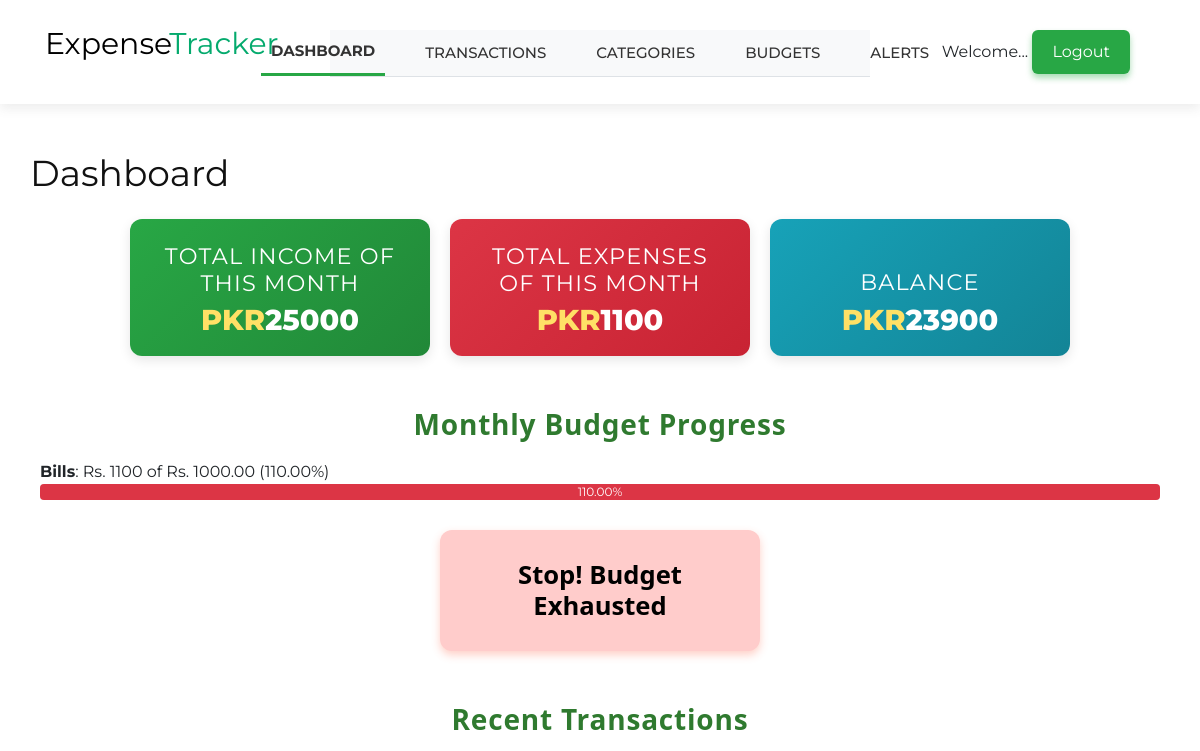
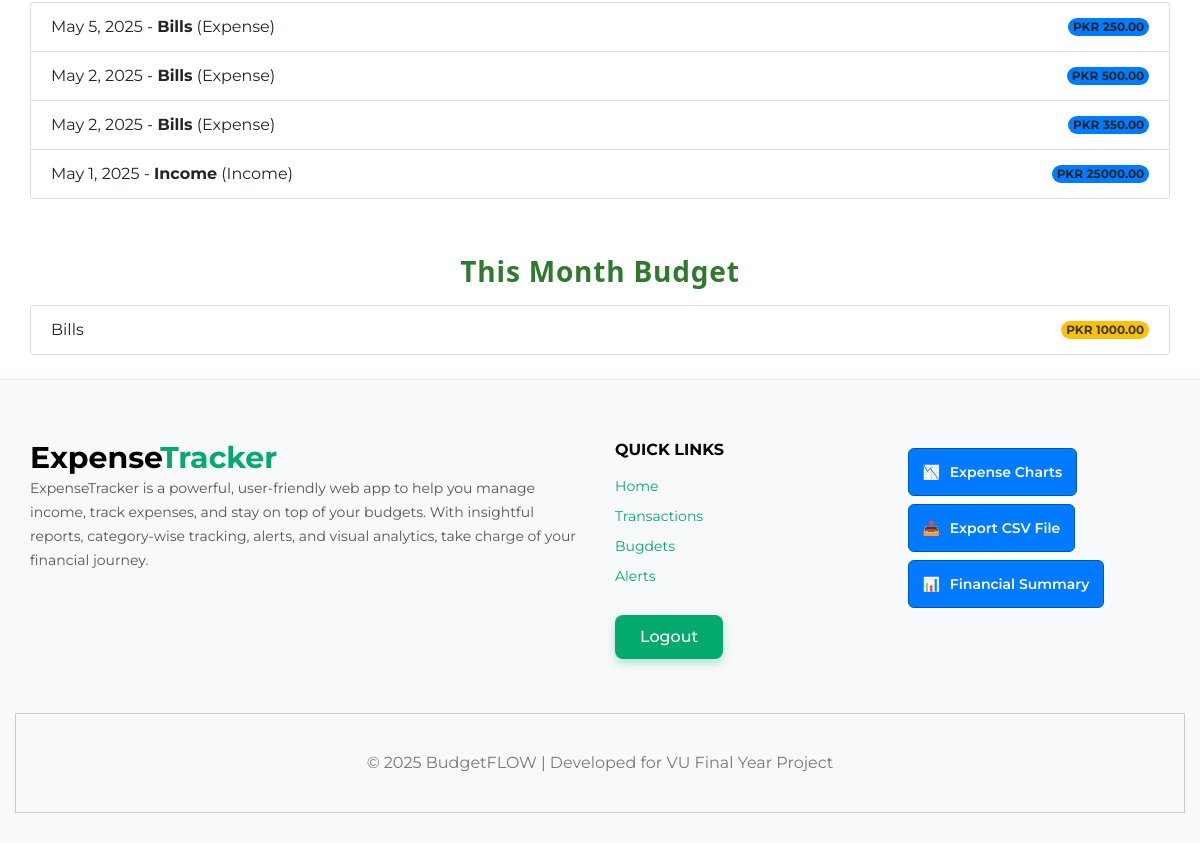
Before: / (signed in) with the older database file (2 pictures, top to bottom).
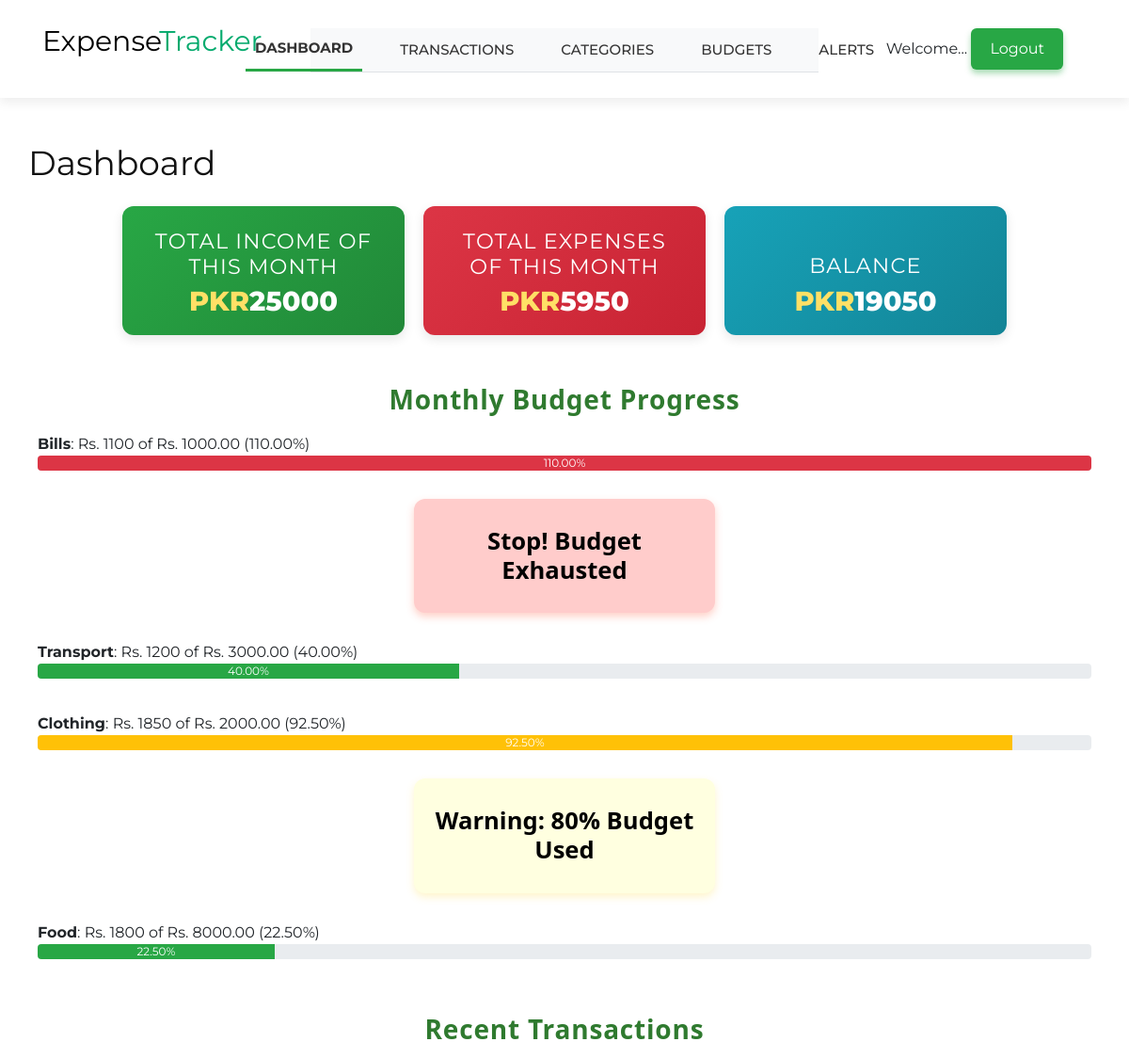
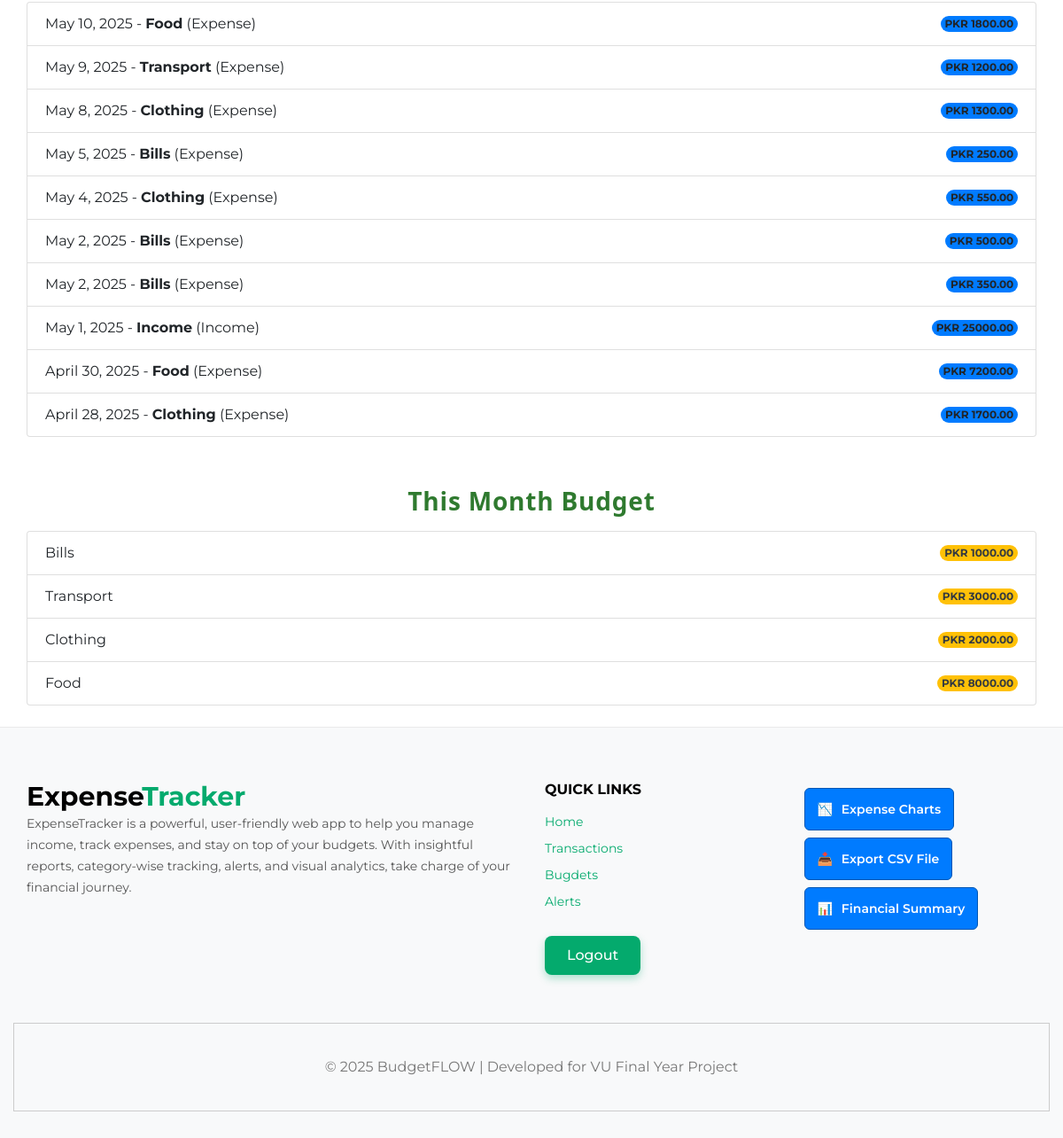
After: the same page with the newer database file (2 pictures, top to bottom).
### BudgetFlow/models.py (models this page shows, shortened)
class Category(models.Model):
    name = models.CharField(max_length=100)

class Budget(models.Model):
    user = models.ForeignKey(User, on_delete=models.CASCADE)
    category = models.ForeignKey(Category, on_delete=models.CASCADE)
    amount = models.DecimalField(max_digits=10, decimal_places=2)
    month = models.PositiveIntegerField()  # 1 = Jan, 12 = Dec
    year = models.PositiveIntegerField()

class Transaction(models.Model):
    TRANSACTION_TYPES = (
        ('Income', 'Income'),
        ('Expense', 'Expense'),
    )
    user = models.ForeignKey(User, on_delete=models.CASCADE)
    type = models.CharField(max_length=10, choices=TRANSACTION_TYPES)
    amount = models.DecimalField(max_digits=10, decimal_places=2)
    category = models.ForeignKey(Category, on_delete=models.SET_NULL, null=True)
    date = models.DateField()
    description = models.TextField(blank=True, null=True)

### BudgetFlow/views.py (the view)
# urls.py: path('', views.home, name="home"),
@login_required(login_url='login')
def home(request):
    user = request.user
    page = 'Home'
    sub_page = 'Dashboard'
    pgTitle = f"{page} | {sub_page}"
    today = date.today()
    current_month = today.month
    current_year = today.year
    full_transactions = Transaction.objects.filter(user=user).order_by('-date')
    transactions = full_transactions[:10]
    monthly_transactions = full_transactions.filter(date__month=current_month, date__year=current_year)
    total_income = monthly_transactions.filter(type='Income').aggregate(Sum('amount'))['amount__sum'] or 0
    total_expense = monthly_transactions.filter(type='Expense').aggregate(Sum('amount'))['amount__sum'] or 0
    balance = total_income - total_expense
    current_month_budgets = Budget.objects.filter(user=user, month=current_month, year=current_year)
    budget_progress = []
    for budget in current_month_budgets:
        spent = Transaction.objects.filter(
            user=user,
            type='Expense',
            category=budget.category,
            date__month=current_month,
            date__year=current_year
        ).aggregate(Sum('amount'))['amount__sum'] or 0
        percent_used = (spent / budget.amount) * 100 if budget.amount else 0
        if percent_used >= 80:
            alert_message = f"Warning: You have used {round(percent_used)}% of your budget for '{budget.category.name}' this month."
            if not Alert.objects.filter(user=user, message=alert_message, is_read=False).exists():
                Alert.objects.create(user=user, message=alert_message)
        budget_progress.append({
            'category': budget.category.name,
            'amount': budget.amount,
            'spent': spent,
            'percent_used': round(percent_used, 2)
        })
    alerts = Alert.objects.filter(user=request.user, is_read=False)
    context = {
        'page': page,
        'sub_page': sub_page,
        'pgTitle': pgTitle,
        'transactions': transactions,
        'income': total_income,
        'expense': total_expense,
        'balance': balance,
        'budgets': current_month_budgets,
        'budget_progress': budget_progress,
        'alerts': alerts,
    }
    return render(request, 'BudgetFlow/home.html', context)

### BudgetFlow/templates/BudgetFlow/home.html (shortened to what the changed rows need)
{% extends 'main.html' %}
{% load static %}
{% block content %}
  <div class="container mt-5">
    <h2 class="mb-4">Dashboard</h2>
<div style="
  display: flex;
  gap: 20px;
  justify-content: center;
  margin: 20px;
  flex-wrap: wrap;
">
  <div style="
    flex: 1 1 280px;
    max-width: 300px;
    background: linear-gradient(135deg, #28a745, #218838);
    color: white;
    border-radius: 12px;
    box-shadow: 0 4px 12px rgba(0,0,0,0.1);
    padding: 24px 32px;
    text-align: center;
    font-family: 'Segoe UI', Tahoma, Geneva, Verdana, sans-serif;
    font-weight: 700;
    cursor: default;
    transition: transform 0.3s, box-shadow 0.3s;
  "
  onmouseover="this.style.transform='scale(1.05)'; this.style.boxShadow='0 8px 24px rgba(0,0,0,0.2)';"
  onmouseout="this.style.transform='scale(1)'; this.style.boxShadow='0 4px 12px rgba(0,0,0,0.1)';"
  >
  </div>
  <div style="
    flex: 1 1 280px;
    max-width: 300px;
    background: linear-gradient(135deg, #dc3545, #c82333);
    color: white;
    border-radius: 12px;
    box-shadow: 0 4px 12px rgba(0,0,0,0.1);
    padding: 24px 32px;
    text-align: center;
    font-family: 'Segoe UI', Tahoma, Geneva, Verdana, sans-serif;
    font-weight: 700;
    cursor: default;
    transition: transform 0.3s, box-shadow 0.3s;
  "
  onmouseover="this.style.transform='scale(1.05)'; this.style.boxShadow='0 8px 24px rgba(0,0,0,0.2)';"
  onmouseout="this.style.transform='scale(1)'; this.style.boxShadow='0 4px 12px rgba(0,0,0,0.1)';"
  >
    <h5 style="margin-bottom: 12px; color:white; font-size: 1.4rem; letter-spacing: 1.2px; text-transform: uppercase;">
      Total Expenses of This Month
    </h5>
    <p style="font-size: 1.8rem; color:white; font-weight: 800; margin: 0;">
     <span style="color: #ffe066;">PKR</span>{{ expense }}
    </p>
  </div>
  <div style="
    flex: 1 1 280px;
    max-width: 300px;
    background: linear-gradient(135deg, #17a2b8, #138496);
    color: white;
    border-radius: 12px;
    box-shadow: 0 4px 12px rgba(0,0,0,0.1);
    padding: 24px 32px;
    padding-top: 50px;
    text-align: center;
    font-family: 'Segoe UI', Tahoma, Geneva, Verdana, sans-serif;
    font-weight: 700;
    cursor: default;
    transition: transform 0.3s, box-shadow 0.3s;
  "
  onmouseover="this.style.transform='scale(1.05)'; this.style.boxShadow='0 8px 24px rgba(0,0,0,0.2)';"
  onmouseout="this.style.transform='scale(1)'; this.style.boxShadow='0 4px 12px rgba(0,0,0,0.1)';"
  >
    <h5 style="margin-bottom: 12px; color:white; font-size: 1.4rem; letter-spacing: 1.2px; text-transform: uppercase;">
      Balance
    </h5>
    <p style="font-size: 1.8rem; color:white; font-weight: 800; margin: 0;">
      <span style="color: #ffe066;">PKR</span>{{ balance }}
    </p>
  </div>
</div>
  <div style="text-align: center;">
    <h4 style="
      margin-top: 1.5rem; /* approximate mt-4 spacing */
      color: #2f7a2f;
      padding: 8px 16px;
      font-family: 'Segoe UI', Tahoma, Geneva, Verdana, sans-serif;
      font-weight: 800;
      font-size: 1.75rem;
      letter-spacing: 0.8px;
      user-select: none;
      display: inline-block;
    ">
    </h4>
  </div>
    {% for bp in budget_progress %}
      <div class="mb-3" style="padding: 10px;">
        <strong>{{ bp.category }}</strong>: Rs. {{ bp.spent }} of Rs. {{ bp.amount }} ({{ bp.percent_used }}%)
        <div class="progress">
          <div class="progress-bar
          {% if bp.percent_used >= 100 %}
            bg-danger
            {% elif bp.percent_used >= 80 %}
            bg-warning
            {% else %}
            bg-success
            {% endif %}
            role="progressbar"
            style="width: {{ bp.percent_used }}%;"
            aria-valuenow="{{ bp.percent_used }}
            aria-valuemin="0"
            aria-valuemax="100">{{ bp.percent_used }}%</div>
        </div>
      </div>
{% if bp.percent_used >= 100 %}
  <h2 style="
    max-width: 320px;
    margin: 20px auto;
    padding: 30px 20px;
    color: #000000;
    background-color: #ffcccb;
    border-radius: 12px;
    font-family: 'Segoe UI', Tahoma, Geneva, Verdana, sans-serif;
    font-weight: 700;
    font-size: 1.6rem;
    text-align: center;
    box-shadow: 0 4px 8px rgba(255, 99, 71, 0.3);
    user-select: none;
  ">
    Stop! Budget Exhausted
  </h2>
  {% elif bp.percent_used >= 80 %}
  <h2 style="
    max-width: 320px;
    margin: 20px auto;
    padding: 30px 20px;
    color: #000000;
    background-color: #ffffe0;
    border-radius: 12px;
    font-family: 'Segoe UI', Tahoma, Geneva, Verdana, sans-serif;
    font-weight: 700;
    font-size: 1.6rem;
    text-align: center;
    box-shadow: 0 4px 8px rgba(255, 223, 86, 0.3);
    user-select: none;
  ">
    Warning: 80% Budget Used
  </h2>
{% endif %}
    {% empty %}
      <p>No budgets set for this month.</p>
    {% endfor %}
      <div style="text-align: center;">
    <h4 style="
      margin-top: 1.5rem; /* approximate mt-4 spacing */
      margin-bottom: 0.5rem;
      color: #2f7a2f;
      padding: 8px 16px;
      font-family: 'Segoe UI', Tahoma, Geneva, Verdana, sans-serif;
      font-weight: 800;
      font-size: 1.75rem;
      letter-spacing: 0.8px;
      user-select: none;
      display: inline-block;
    ">
    </h4>
  </div>
    <ul class="list-group mb-4">
      {% for tx in transactions %}
        <li class="list-group-item d-flex justify-content-between align-items-center">
          <div>
            {{ tx.date }} - <strong>{{ tx.category.name }}</strong> ({{ tx.type }})
          </div>
          <span class="badge bg-primary rounded-pill">PKR {{ tx.amount }}</span>
        </li>
      {% empty %}
        <li class="list-group-item text-muted">No transactions found.</li>
      {% endfor %}
    </ul>
      <div style="text-align: center;">
    <h4 style="
      margin-top: 1.5rem; /* approximate mt-4 spacing */
      margin-bottom: 0.5rem;
      color: #2f7a2f;
      padding: 8px 16px;
      font-family: 'Segoe UI', Tahoma, Geneva, Verdana, sans-serif;
      font-weight: 800;
      font-size: 1.75rem;
      letter-spacing: 0.8px;
      user-select: none;
      display: inline-block;
    ">
    </h4>
  </div>
    <ul class="list-group mb-4">
      {% for b in budgets %}
        <li class="list-group-item d-flex justify-content-between align-items-center">
          <span>{{ b.category.name }}</span>
          <span class="badge bg-warning text-dark rounded-pill">PKR {{ b.amount }}</span>
        </li>
      {% empty %}
        <li class="list-group-item text-muted">No budget set for this month.</li>
      {% endfor %}
    </ul>
</div>
{% endblock %}

Changed rows visible on the page:
now on this page (row unchanged): Category: category "Transport"
added Budget: amount "3000.00", category.name "Transport", amount "3000.00"
now on this page (row unchanged): Category: category "Clothing"
added Budget: amount "2000.00", category.name "Clothing", amount "2000.00"
now on this page (row unchanged): Category: category "Food"
added Budget: amount "8000.00", category.name "Food", amount "8000.00"
added Transaction: date "May 10, 2025", category.name "Food", type "Expense", amount "1800.00"
added Transaction: date "May 9, 2025", category.name "Transport", type "Expense", amount "1200.00"
added Transaction: date "May 8, 2025", category.name "Clothing", type "Expense", amount "1300.00"
added Transaction: date "May 4, 2025", category.name "Clothing", type "Expense", amount "550.00"
added Transaction: date "April 30, 2025", category.name "Food", type "Expense", amount "7200.00"
added Transaction: date "April 28, 2025", category.name "Clothing", type "Expense", amount "1700.00"
Other visible differences:
{{ expense }}: "1100" → "5950"
{{ balance }}: "23900" → "19050"
new list line: ": Rs. 1200 of Rs. ( 40.00 %) 40.00 %"
new list line: ": Rs. 1850 of Rs. ( 92.50 %) 92.50 % Warning: 80% Budget Used"
new list line: ": Rs. 1800 of Rs. ( 22.50 %) 22.50 %"
